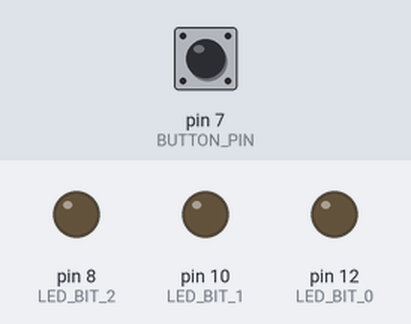
A sketch run on a simulated Arduino Uno, built with avr-gcc and run on an emulated ATmega328P. On the bench: output pins drawn as LEDs (lit = HIGH). The test bench sets the inputs (shaded band); at power-on: pin 7 (BUTTON_PIN) LOW. Random numbers use the default seed unless the sketch sets one.

Above: at 1.2 s.
1.3 s: pin 7 (BUTTON_PIN) pulled HIGH for 0.15 s
At 1.8 s:
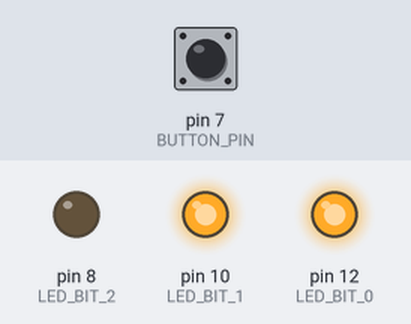
2.9 s: pin 7 (BUTTON_PIN) pulled HIGH for 1 s
At 4.2 s:
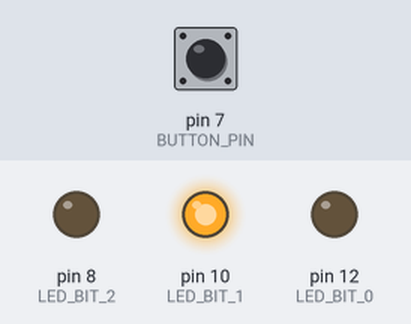
5.4 s: pin 7 (BUTTON_PIN) pulled HIGH for 3.2 s
At 6.1 s:
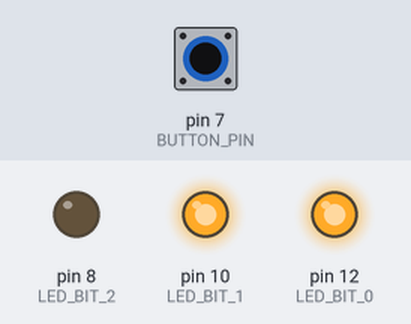
10.1 s: pin 7 (BUTTON_PIN) pulled HIGH for 0.15 s
At 10.9 s:
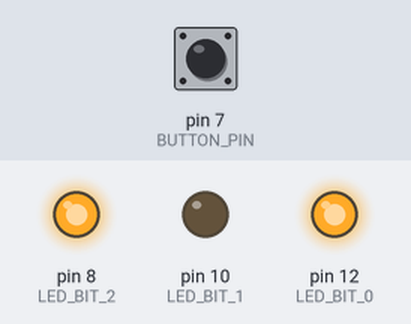
11.7 s: pin 7 (BUTTON_PIN) pulled HIGH for 0.15 s
At 12.1 s:
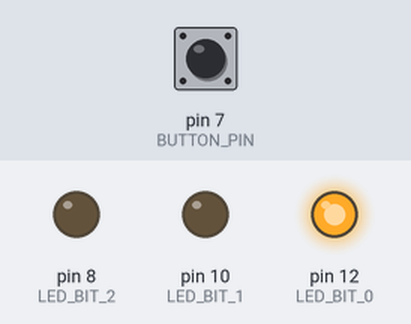
13.3 s: pin 7 (BUTTON_PIN) pulsed HIGH 5 times (0.12 s each, 0.3 s apart)
At 14.3 s:
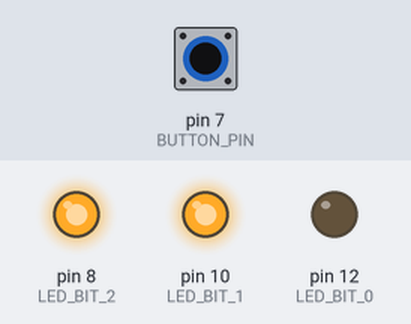
Timing chart, 0 to 16.3 s (numbered marks = the images above; inputs shaded):
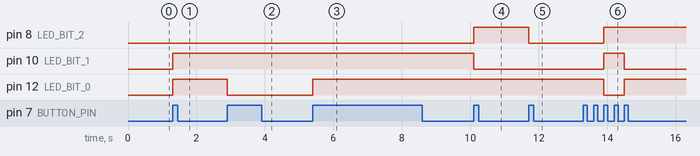

Measured:
- after the input at 1.3 s, pin 10 (LED_BIT_1), pin 12 (LED_BIT_0): LOW → HIGH at once
- after the input at 2.9 s, pin 12 (LED_BIT_0): HIGH → LOW at once
- after the input at 5.4 s, pin 12 (LED_BIT_0): LOW → HIGH at once
- after the input at 10.1 s, pin 8 (LED_BIT_2): LOW → HIGH at once; pin 10 (LED_BIT_1): HIGH → LOW at once
- after the input at 11.7 s, pin 8 (LED_BIT_2): HIGH → LOW at once
- after the input at 13.3 s, pin 8 (LED_BIT_2): LOW → HIGH after 0.60 s; pin 10 (LED_BIT_1): LOW → HIGH after 0.60 s, → LOW 0.60 s later; pin 12 (LED_BIT_0): HIGH → LOW after 0.60 s, → HIGH 0.60 s later

The sketch:

DiceWithButton.ino
```cpp
const unsigned int LED_BIT_0 = 12;
const unsigned int LED_BIT_1 = 10;
const unsigned int LED_BIT_2 = 8;
const unsigned int BUTTON_PIN = 7;

void setup() {
    pinMode(LED_BIT_0, OUTPUT);
    pinMode(LED_BIT_1, OUTPUT);
    pinMode(LED_BIT_2, OUTPUT);
    pinMode(BUTTON_PIN, INPUT);

    randomSeed(analogRead(A0));
    // long result = random(1, 7);
    // output_result(result);
}

int current_value = 0;
int old_value = 0;
void loop() {
    current_value = digitalRead(BUTTON_PIN);
    if (current_value != old_value
            && current_value == HIGH){
        output_result(random(1, 7));
        delay(50);
    }
    old_value = current_value;

}

void output_result(const long result){
    digitalWrite(LED_BIT_0, result & B001);
    digitalWrite(LED_BIT_1, result & B010);
    digitalWrite(LED_BIT_2, result & B100);
}
```
